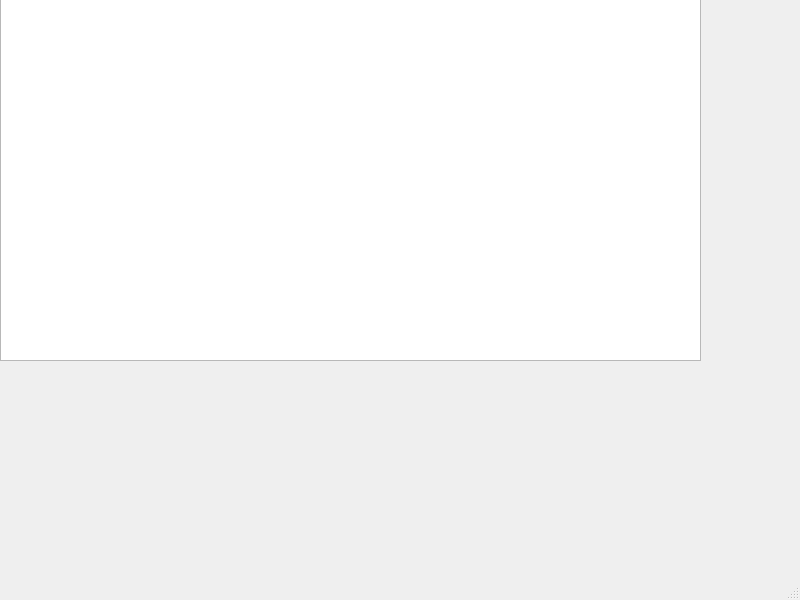
<?xml version="1.0" encoding="UTF-8"?>
<ui version="4.0">
 <class>MainWindow</class>
 <widget class="QMainWindow" name="MainWindow">
  <property name="geometry">
   <rect>
    <x>0</x>
    <y>0</y>
    <width>800</width>
    <height>600</height>
   </rect>
  </property>
  <property name="windowTitle">
   <string>MainWindow</string>
  </property>
  <widget class="QWidget" name="centralwidget">
   <widget class="QGraphicsView" name="graphicsView">
    <property name="geometry">
     <rect>
      <x>0</x>
      <y>-10</y>
      <width>701</width>
      <height>371</height>
     </rect>
    </property>
   </widget>
  </widget>
  <widget class="QMenuBar" name="menubar">
   <property name="geometry">
    <rect>
     <x>0</x>
     <y>0</y>
     <width>800</width>
     <height>21</height>
    </rect>
   </property>
  </widget>
  <widget class="QStatusBar" name="statusbar"/>
 </widget>
 <resources/>
 <connections/>
</ui>
